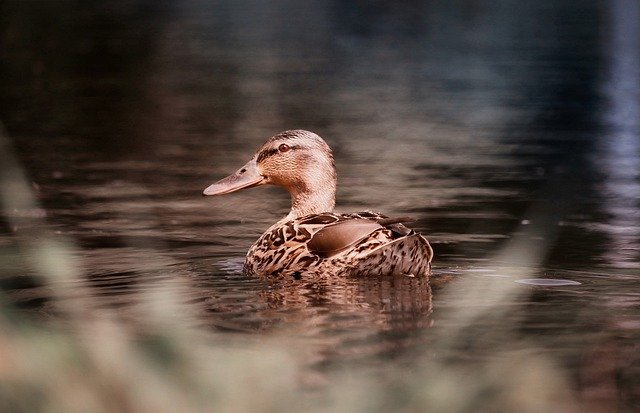
//> input picture object.jpg, 640 x 413 px
$ ./main   (built with g++ and OpenCV 4)
//> lines starting //> are read from the running program, lines starting //| are printed output that depends on the picture; after the words box and inside, x2 and y2 are one past the last pixel; in counts of white or black regions, pixels touching at a corner belong together
//histogram
//각 bin의 픽셀 수

#include<opencv2/opencv.hpp>

using namespace std;
using namespace cv;

String img_path = "/Users/cha-ji/iCloud Drive(아카이브)/3학년 1학기/영상처리및실습(장원두)/Git/object.jpg";

Mat histogramAdd(Mat m, int nBins);

void draw_histo(Mat hist, Mat &hist_img, Size size = Size(256,200)){

    hist_img = Mat(size, CV_8U,Scalar(255));
    float bin_width = (float)hist_img.cols/hist.rows; //각 bin당 너비
    normalize(hist,hist,0,hist_img.rows,NORM_MINMAX);

    for(int i=0;i<hist.rows;i++){   //drawing bar graph
        float start_x = i*bin_width;
        float end_x = (i+1)*bin_width;

        Point2f pt1(start_x,0);
        Point2f pt2(end_x,hist.at<float>(i));

        if(pt2.y>0){
            rectangle(hist_img, pt1, pt2, Scalar(0),-1);

        }
    }
    flip(hist_img,hist_img,0);

}

int main(){
    Mat image = imread(img_path,IMREAD_GRAYSCALE);
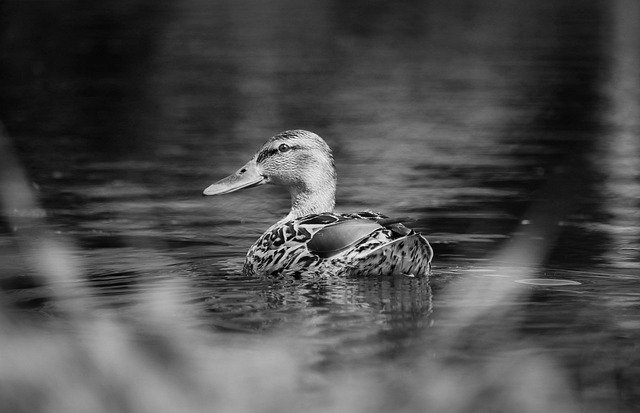
//> image: 413 rows x 640 cols, CV_8UC1; min 0, max 255, mean 76.6
    Mat histMat;

    imshow("A",image);

    Mat hist = histogramAdd(image, 100);
//> in histogramAdd, `calcHist(&m, 1, channels, Mat(), hist, 1, histSize, ranges);`: hist = 100 values, max 8656 at index 7, min 5 at index 95, mean 2643.2

    for(int i=0; i<hist.rows;i++)
        cout<<i<<":"<<hist.at<float>(i,0)<<endl;
//> this loop made 100 passes
//| 0:263
//| 1:148
//| 2:259
//| 3:2248
//| 4:3092
//| 5:8316
//| 6:6285
//| 7:8656
//> (output is shown up to pass 8 of 100)


    draw_histo(hist, histMat);
//> in draw_histo, `hist_img = Mat(size, CV_8U,Scalar(255));`: hist_img: 200 rows x 256 cols, CV_8UC1; every value is 255
//> in draw_histo, `normalize(hist,hist,0,hist_img.rows,NORM_MINMAX);`: hist = 100 values, max 200 at index 7, min 0 at index 95, mean 60.99
//> the loop in draw_histo, `for(int i=0;i<hist.rows;i++)` made 100 passes
//> pt2 on passes 1 to 12: Point(2.56, 5.96), Point(5.12, 3.31), Point(7.68, 5.87), Point(10.24, 51.86), Point(12.8, 71.37), Point(15.36, 192.1), Point(17.92, 145.2), Point(20.48, 200), Point(23.04, 169), Point(25.6, 83.44), Point(28.16, 116.6), Point(30.72, 66.97)
//> after the loop in draw_histo, `for(int i=0;i<hist.rows;i++)`:
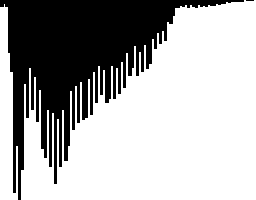
//> hist_img: 200 rows x 256 cols, CV_8UC1; 67.7% white; 2 black regions (1 under 20 px), largest, box (x1, y1, x2, y2) and area: (0, 0, 244, 200) 16517
//> in draw_histo, `flip(hist_img,hist_img,0);`:
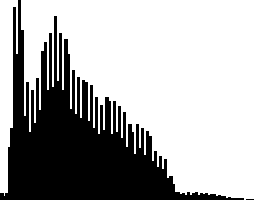
//> hist_img: 200 rows x 256 cols, CV_8UC1; 67.7% white; 2 black regions (1 under 20 px), largest, box (x1, y1, x2, y2) and area: (0, 0, 244, 200) 16517
    imshow("hist",histMat);
    waitKey();
    return 0;
}

Mat histogramAdd(Mat m, int nBins){
    Mat hist;
    int channels[] = {0,};  //channel list
    int histSize[] = {nBins}; //bin 개수
    float range[] = {0,256};
    const float* ranges[] = {range};
    calcHist(&m, 1, channels, Mat(), hist, 1, histSize, ranges);

    return hist;
}


// [37 lines of commented-out code are left out]
